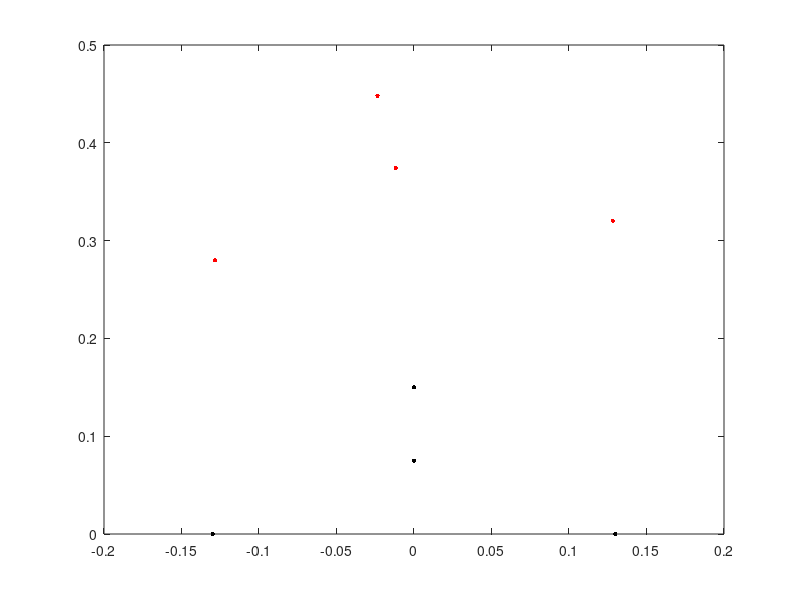

Source code (MATLAB):
%% 2D Spine Inverse Kinematics
% The goal of this program is to solve for the force density values of
% cables in a 2D spine consisting of two stacked tetrahedra. The bottom
% tetra is fixed, and the top tetra is translated. If the configuration is
% feasible, then infinitely many solutions exist; the minimum-effort
% solution will be selected.
%
% Author: Mallory Daly
% Created: 12/1/16
% Modified: 12/2/16

clear; close all

%% Spine Parameters
% Specific to case: 2D spine with two tetrahedra, stacked vertically.

% Load spine data
load('spine_geometric_parameters_2D.mat')

% Geometric parameters
length = spine_geometric_parameters.l; % length of long bar
h = spine_geometric_parameters.h; % height from top to bottom of tetra
w = sqrt(length^2-(h/2)^2); % width from center of tetra

% Mass and force parameters
g = spine_geometric_parameters.g; % m/s^2
m = spine_geometric_parameters.m; % kg

% Number of bars, cables, and nodes
r = 6; % bars
s = 4; % cables
n = 8; % nodes

%% Connectivity Matrices
% See H.-J. Schek's "The Force Density Method for Form Finding and
% Computation of General Networks."
% NOTE: Schek's work finds equilbrium positions given load and position of
% fixed nodes. We want to find loads given positions of nodes.

% Rows 1-6 are bars
% Rows 7-10 are cables
% Columns 1-4 are "free" nodes (they are fixed later)
% Columns 5-8 are fixed nodes

%         1  2  3  4    
C_free = [1 -1  0  0;  %  1
          0  1 -1  0;  %  2
          1  0  0 -1;  %  3
          0  0  0  0;  %  4
          0  0  0  0;  %  5
          0  0  0  0;  %  6
          0  1  0  0;  %  7
          0  1  0  0;  %  8
          0  0  0  1;  %  9
          0  0  0  1]; % 10
     
%          5  6  7  8    
C_fixed = [0  0  0  0;  %  1
           0  0  0  0;  %  2
           0  0  0  0;  %  3
           1 -1  0  0;  %  4
           1  0 -1  0;  %  5
           1  0  0 -1;  %  6
           0 -1  0  0;  %  7
           0  0 -1  0;  %  8
           0  0 -1  0;  %  9
           0  0  0 -1]; % 10
      
C = [C_free C_fixed];

%% VARIABLES: Translation and rotation of free tetrahedron
xTrans = 0*w; % horizontal translation
zTrans = 6/3*h; % vertical translation
theta = pi/20; % rotation (degrees)

%% Nodal Positions
% Coordinate system such that nodes 6 and 8 are on the x axis and nodes 5
% and 7 are centered on the z axis.

% Fixed nodal positions
%            5   6   7   8
x_fixed = [  0  -w   0   w]';
z_fixed = [h/2   0   h   0]';

% Rotation matrix for given angle of theta
rot = [cos(theta), -sin(theta);
       sin(theta),  cos(theta)];
   
% Need to multiply each node by the rotation matrix and add the (x,z)
% offset from the xi state vector. Copy out (x,z) offset to a 2x4 matrix to
% make this easier.
xz_offset = repmat([xTrans; zTrans], 1, 4);

% Translate and rotate position of fixed nodes to get coordinates of free
% nodes
xz_free = rot*[x_fixed'; z_fixed'] + xz_offset;

% Extract x and z of free nodes
x_free = xz_free(1,:)';
z_free = xz_free(2,:)';

% Combined nodal positions
x = [x_free; x_fixed];
z = [z_free; z_fixed];

% Plot nodal positions
% figure
% plot(x,z,'.','MarkerSize',10)
figure
plot(x_fixed,z_fixed,'k.','MarkerSize',10)
hold on
plot(x_free,z_free,'r.','MarkerSize',10)
% figure
% geometry.l = length;
% geometry.h = h;
% plot_2d_spine([xTrans zTrans theta],geometry)

%% Lengths of Bars and Cables
% Don't actually need this, but started making it because it was in Schek's
% paper.

% Rows 1-6 are bars
% Rows 7-10 are cables
l = [ length;  % 1
      h/2;  % 2
      length;  % 3
      length;  % 4
      h/2;  % 5
      length;  % 6
      norm([x(2),z(2)]-[x(6),z(6)]);  % 7
      norm([x(2),z(2)]-[x(7),z(7)]);  % 8
      norm([x(4),z(4)]-[x(7),z(7)]);  % 9
      norm([x(4),z(4)]-[x(8),z(8)])]; %10
% The forces in the cables will depend on F = k*(l-l0)

% Diagonal length matrix
L = diag(l);
L_cables = diag(l(7:10));

%% Loading of the tetrahedrons
% Assume equal distribution of mass at point nodes. Bottom four (fixed)
% nodes support weight of top four (free) nodes.
px = zeros(n,1);
pz = [-m*g*ones(n/2,1); m*g*ones(n/2,1)];
p = [px; pz];

%% Set Up Optimization Problem
% See J. Friesen's "DuCTT: a Tensegrity Robot for Exploring Duct Systems."
% He adapts Schek's work to solve for force density in Section III.

% Define A matrix
A = [C'*diag(C*x);
     C'*diag(C*z)];

% Take last s columns of the A matrix, which correspond to the cables
As = A(:,end-(s-1):end);

% VARIABLE: Minimum force densities for each cable
c = zeros(s,1);

% Moore-Penrose Pseudoinverse
As_pinv = pinv(As);
V = eye(size(As_pinv*As))-As_pinv*As;

% Set up QUADPROG
H = 2*(V'*V);
f = (2*V'*As_pinv*p)';
Aineq = -V;
bineq = -(c - As_pinv*p);

% Call QUADPROG
wOpt = quadprog(H,f,Aineq,bineq);

% Find q
qOpt = As_pinv*p + V*wOpt;

%% Find the Forces in the Cables
f = L_cables*qOpt

%% Set Up Optimization Problem (Bars and Cables)
% See J. Friesen's "DuCTT: a Tensegrity Robot for Exploring Duct Systems."
% He adapts Schek's work to solve for force density in Section III.
% 
% % Moore-Penrose Pseudoinverse
% A_pinv = pinv(A);
% V = eye(size(A_pinv*A))-A_pinv*A;
% 
% % VARIABLE: Minimum force densities for each cable
% c = zeros(r+s,1);
% 
% % Set up QUADPROG
% H = 2*(V'*V);
% f = (2*V'*A_pinv*p)';
% A = -V;
% b = -(c - A_pinv*p);
% 
% % Call QUADPROG
% wOpt = quadprog(H,f,A,b)
% 
% % Find q
% qOpt = A_pinv*p + V*wOpt
% 
% % Solve with YALMIP
% yalmip('clear')
% w = sdpvar(size(V,2),1);
% options = sdpsettings('solver','quadprog','verbose',2);
% obj = w'*(V'*V)*w + 2*w'*V'*As_pinv*p;
% constr = As_pinv*p + V*w - c >= 0;
% optimize(constr,obj,options)
% % optimize(constr,obj)
% wOpt_Y = value(w)
% qOpt_Y = As_pinv*p + V*wOpt_Y